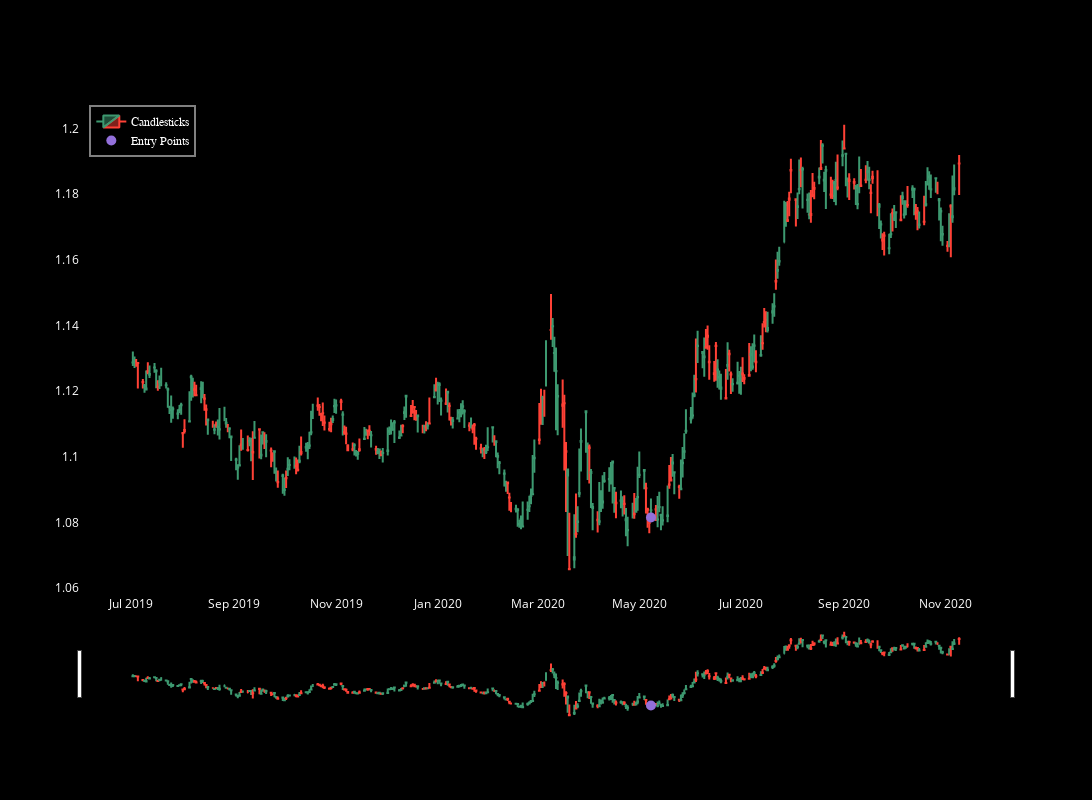

Source (notebook cell):
### Code cell
plot_candlestick_with_signals(forex_dfs[0], start_index=300, num_rows=355) #EURUSD

### Figure 1 — Plotly figure (JSON) as saved in the notebook; plotly's stock layout.template omitted (floating-point values rounded to 4 significant figures; data arrays with more than 128 entries replaced by an {"elided": "..."} marker saying what was removed)
{"data": [{"close": {"elided": "355 float values"}, "high": {"elided": "355 float values"}, "low": {"elided": "355 float values"}, "name": "Candlesticks", "open": {"elided": "355 float values"}, "type": "candlestick", "x": {"elided": "355 str values"}, "xaxis": "x", "yaxis": "y"}, {"marker": {"color": "MediumPurple", "size": 10, "symbol": "circle"}, "mode": "markers", "name": "Entry Points", "type": "scatter", "x": {"elided": "355 str values"}, "xaxis": "x", "y": {"elided": "355 float values"}, "yaxis": "y"}], "layout": {"font": {"color": "white"}, "height": 800, "legend": {"bgcolor": "black", "bordercolor": "gray", "borderwidth": 2, "font": {"color": "white", "family": "sans-serif", "size": 12}, "traceorder": "normal", "x": 0.01, "y": 0.99}, "paper_bgcolor": "black", "plot_bgcolor": "black", "showlegend": true, "width": 1200, "xaxis": {"anchor": "y", "domain": [0, 1], "showgrid": false, "zeroline": false}, "yaxis": {"anchor": "x", "domain": [0, 1], "showgrid": false, "zeroline": false}}}
